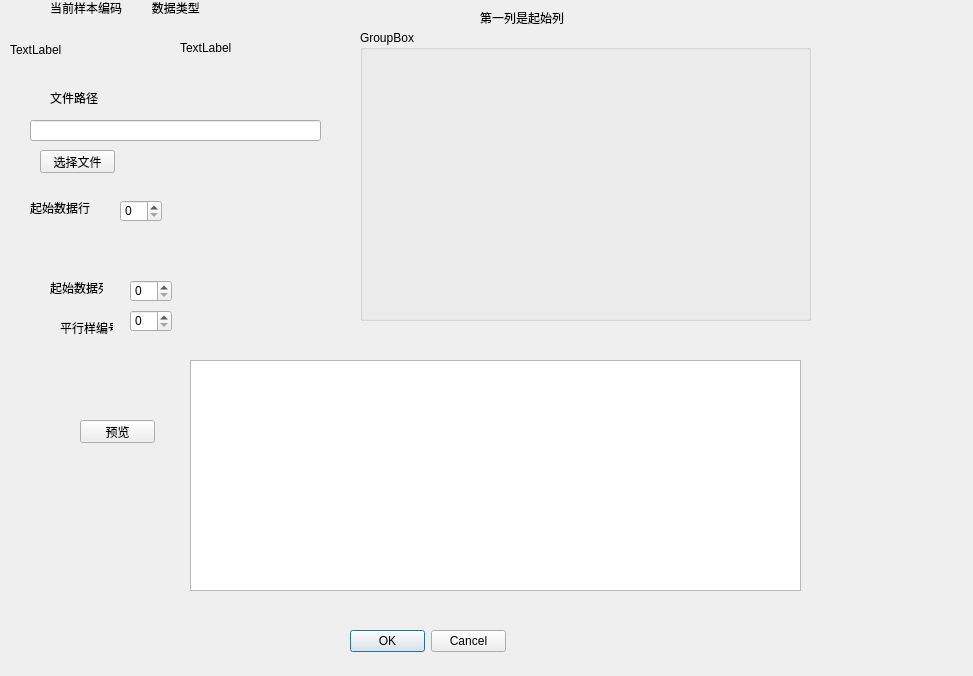
<?xml version="1.0" encoding="UTF-8"?>
<ui version="4.0">
 <class>SensorDataImportConfigDialog</class>
 <widget class="QDialog" name="SensorDataImportConfigDialog">
  <property name="geometry">
   <rect>
    <x>0</x>
    <y>0</y>
    <width>973</width>
    <height>676</height>
   </rect>
  </property>
  <property name="windowTitle">
   <string>Dialog</string>
  </property>
  <widget class="QLabel" name="currentSampleCodeLabel">
   <property name="geometry">
    <rect>
     <x>10</x>
     <y>40</y>
     <width>141</width>
     <height>20</height>
    </rect>
   </property>
   <property name="text">
    <string>TextLabel</string>
   </property>
  </widget>
  <widget class="QLabel" name="currentSensorTypeLabel">
   <property name="geometry">
    <rect>
     <x>180</x>
     <y>40</y>
     <width>121</width>
     <height>16</height>
    </rect>
   </property>
   <property name="text">
    <string>TextLabel</string>
   </property>
  </widget>
  <widget class="QLineEdit" name="filePathLineEdit">
   <property name="geometry">
    <rect>
     <x>30</x>
     <y>120</y>
     <width>291</width>
     <height>21</height>
    </rect>
   </property>
  </widget>
  <widget class="QPushButton" name="browseFileButton">
   <property name="geometry">
    <rect>
     <x>40</x>
     <y>150</y>
     <width>75</width>
     <height>23</height>
    </rect>
   </property>
   <property name="text">
    <string>选择文件</string>
   </property>
  </widget>
  <widget class="QSpinBox" name="startDataRowSpinBox">
   <property name="geometry">
    <rect>
     <x>120</x>
     <y>200</y>
     <width>42</width>
     <height>22</height>
    </rect>
   </property>
  </widget>
  <widget class="QSpinBox" name="startDataColSpinBox">
   <property name="geometry">
    <rect>
     <x>130</x>
     <y>280</y>
     <width>42</width>
     <height>22</height>
    </rect>
   </property>
  </widget>
  <widget class="QSpinBox" name="replicateNoSpinBox">
   <property name="geometry">
    <rect>
     <x>130</x>
     <y>310</y>
     <width>42</width>
     <height>22</height>
    </rect>
   </property>
  </widget>
  <widget class="QLabel" name="label">
   <property name="geometry">
    <rect>
     <x>50</x>
     <y>0</y>
     <width>151</width>
     <height>16</height>
    </rect>
   </property>
   <property name="text">
    <string>当前样本编码         数据类型</string>
   </property>
  </widget>
  <widget class="QLabel" name="label_2">
   <property name="geometry">
    <rect>
     <x>50</x>
     <y>90</y>
     <width>191</width>
     <height>16</height>
    </rect>
   </property>
   <property name="text">
    <string>文件路径             </string>
   </property>
  </widget>
  <widget class="QLabel" name="label_3">
   <property name="geometry">
    <rect>
     <x>30</x>
     <y>200</y>
     <width>61</width>
     <height>16</height>
    </rect>
   </property>
   <property name="text">
    <string>起始数据行</string>
   </property>
  </widget>
  <widget class="QLabel" name="label_4">
   <property name="geometry">
    <rect>
     <x>50</x>
     <y>280</y>
     <width>53</width>
     <height>15</height>
    </rect>
   </property>
   <property name="text">
    <string>起始数据列</string>
   </property>
  </widget>
  <widget class="QLabel" name="label_5">
   <property name="geometry">
    <rect>
     <x>60</x>
     <y>320</y>
     <width>53</width>
     <height>15</height>
    </rect>
   </property>
   <property name="text">
    <string>平行样编号</string>
   </property>
  </widget>
  <widget class="QGroupBox" name="mappingGroupBox">
   <property name="geometry">
    <rect>
     <x>360</x>
     <y>30</y>
     <width>451</width>
     <height>291</height>
    </rect>
   </property>
   <property name="title">
    <string>GroupBox</string>
   </property>
   <widget class="QWidget" name="formLayoutWidget">
    <property name="geometry">
     <rect>
      <x>60</x>
      <y>40</y>
      <width>361</width>
      <height>231</height>
     </rect>
    </property>
    <layout class="QFormLayout" name="mappingLayout"/>
   </widget>
  </widget>
  <widget class="QDialogButtonBox" name="buttonBox">
   <property name="geometry">
    <rect>
     <x>350</x>
     <y>630</y>
     <width>156</width>
     <height>23</height>
    </rect>
   </property>
   <property name="standardButtons">
    <set>QDialogButtonBox::Cancel|QDialogButtonBox::Ok</set>
   </property>
  </widget>
  <widget class="QLabel" name="label_6">
   <property name="geometry">
    <rect>
     <x>480</x>
     <y>10</y>
     <width>151</width>
     <height>16</height>
    </rect>
   </property>
   <property name="text">
    <string>第一列是起始列</string>
   </property>
  </widget>
  <widget class="QTableView" name="previewTableView">
   <property name="geometry">
    <rect>
     <x>190</x>
     <y>360</y>
     <width>611</width>
     <height>231</height>
    </rect>
   </property>
  </widget>
  <widget class="QPushButton" name="previewButton">
   <property name="geometry">
    <rect>
     <x>80</x>
     <y>420</y>
     <width>75</width>
     <height>23</height>
    </rect>
   </property>
   <property name="text">
    <string>预览</string>
   </property>
  </widget>
 </widget>
 <resources/>
 <connections/>
</ui>
